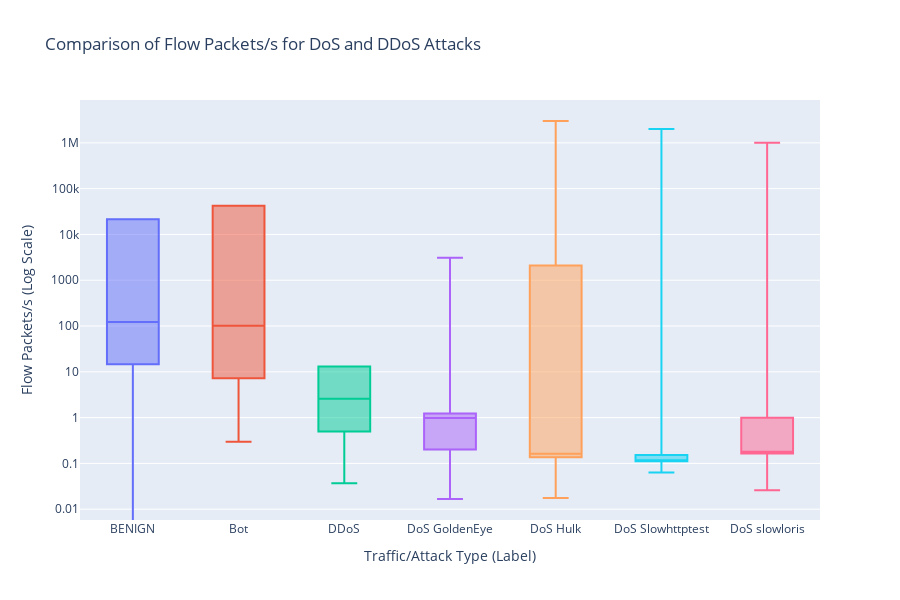

The code cell stored with this chart in its notebook:
### Code cell
output_path = 'saved_plots/flow_packets_stats.csv'
packets_stats_df = pd.read_csv(output_path, index_col='Label')

fig = go.Figure()
for index, row in packets_stats_df.iterrows():
    fig.add_trace(go.Box(
        x=[row.name],
        name=row.name,
        q1=[row['q1']],
        median=[row['median']],
        q3=[row['q3']],
        lowerfence=[row['min']],
        upperfence=[row['max']],
        boxpoints=False
    ))

fig.update_layout(
    title_text="Comparison of Flow Packets/s for DoS and DDoS Attacks",
    xaxis_title="Traffic/Attack Type (Label)",
    yaxis_title="Flow Packets/s (Log Scale)",
    yaxis_type="log",
    height=600,
    showlegend=False
)

fig.show()

### Figure 1 — Plotly figure (JSON) as saved in the notebook; plotly's stock layout.template omitted (floating-point values rounded to 4 significant figures)
{"data": [{"boxpoints": false, "lowerfence": [-2000000], "median": [122.8], "name": "BENIGN", "q1": [14.6], "q3": [21390.0], "type": "box", "upperfence": [null], "x": ["BENIGN"]}, {"boxpoints": false, "lowerfence": [0.299], "median": [101.8], "name": "Bot", "q1": [7.223], "q3": [42330.0], "type": "box", "upperfence": [null], "x": ["Bot"]}, {"boxpoints": false, "lowerfence": [0.03687], "median": [2.591], "name": "DDoS", "q1": [0.4954], "q3": [13.03], "type": "box", "upperfence": [null], "x": ["DDoS"]}, {"boxpoints": false, "lowerfence": [0.01672], "median": [0.981], "name": "DoS GoldenEye", "q1": [0.2001], "q3": [1.233], "type": "box", "upperfence": [3082.0], "x": ["DoS GoldenEye"]}, {"boxpoints": false, "lowerfence": [0.01749], "median": [0.1627], "name": "DoS Hulk", "q1": [0.137], "q3": [2110.0], "type": "box", "upperfence": [3000000], "x": ["DoS Hulk"]}, {"boxpoints": false, "lowerfence": [0.06364], "median": [0.1109], "name": "DoS Slowhttptest", "q1": [0.1109], "q3": [0.1528], "type": "box", "upperfence": [2000000], "x": ["DoS Slowhttptest"]}, {"boxpoints": false, "lowerfence": [0.02589], "median": [0.1799], "name": "DoS slowloris", "q1": [0.1655], "q3": [0.9992], "type": "box", "upperfence": [1000000], "x": ["DoS slowloris"]}], "layout": {"height": 600, "showlegend": false, "title": {"text": "Comparison of Flow Packets/s for DoS and DDoS Attacks"}, "xaxis": {"title": {"text": "Traffic/Attack Type (Label)"}}, "yaxis": {"title": {"text": "Flow Packets/s (Log Scale)"}, "type": "log"}}}
